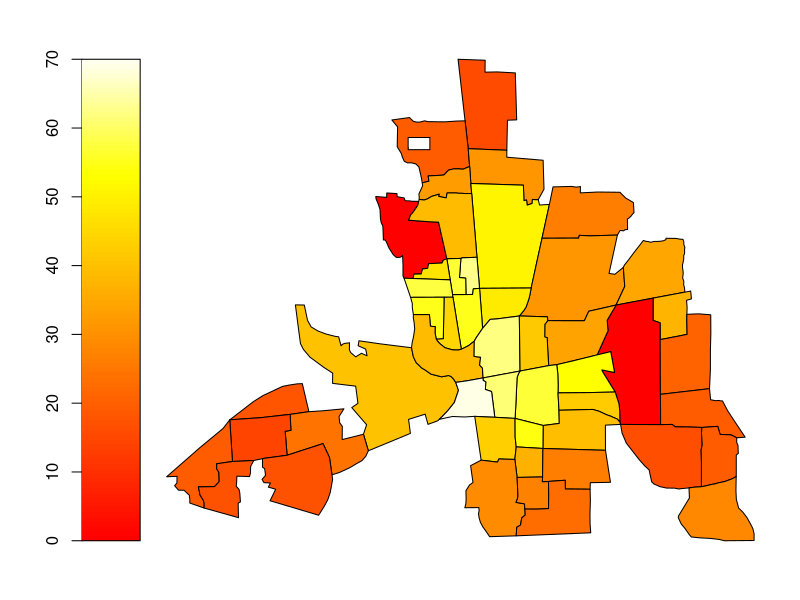
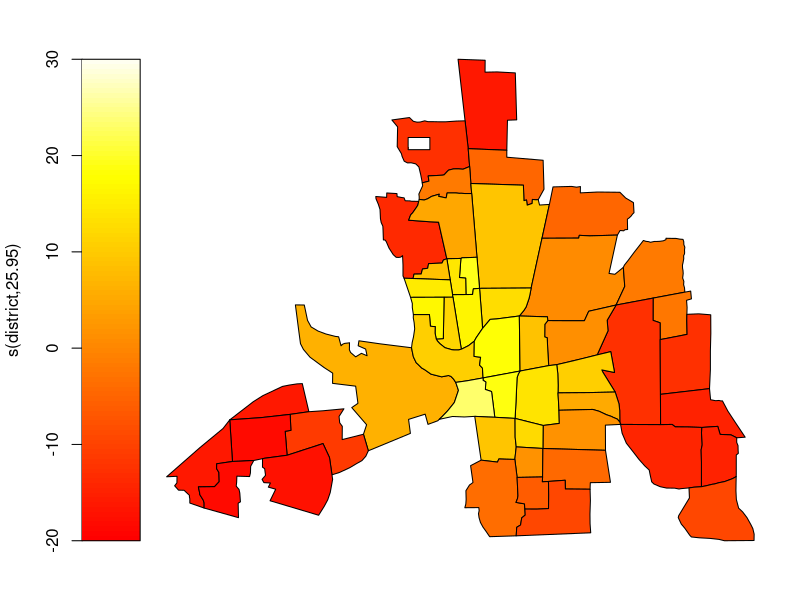
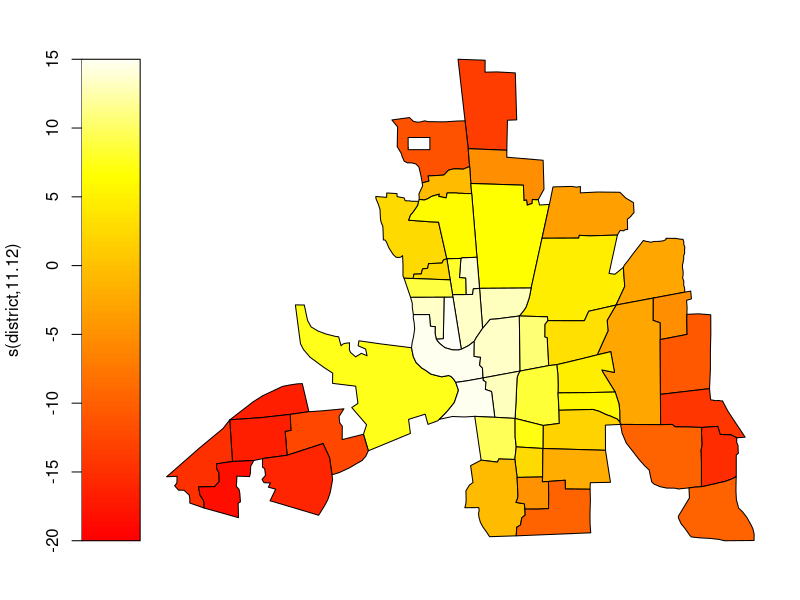
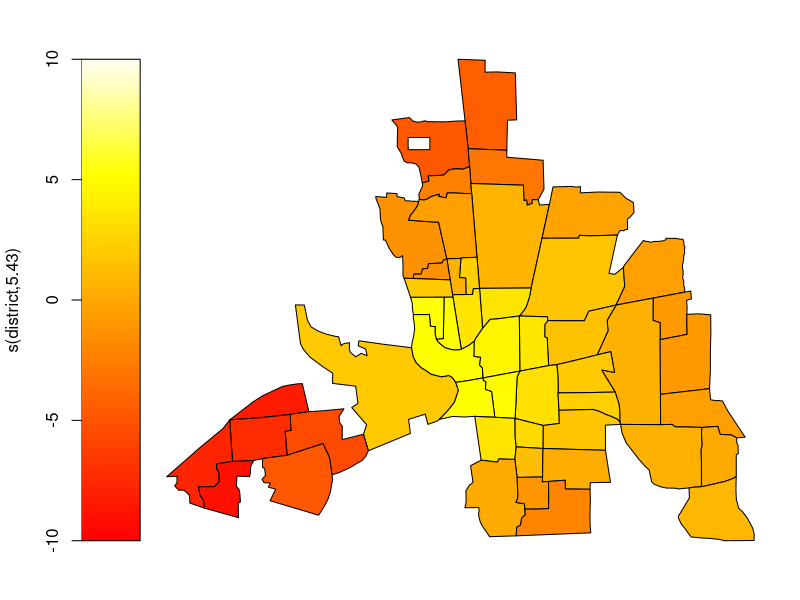
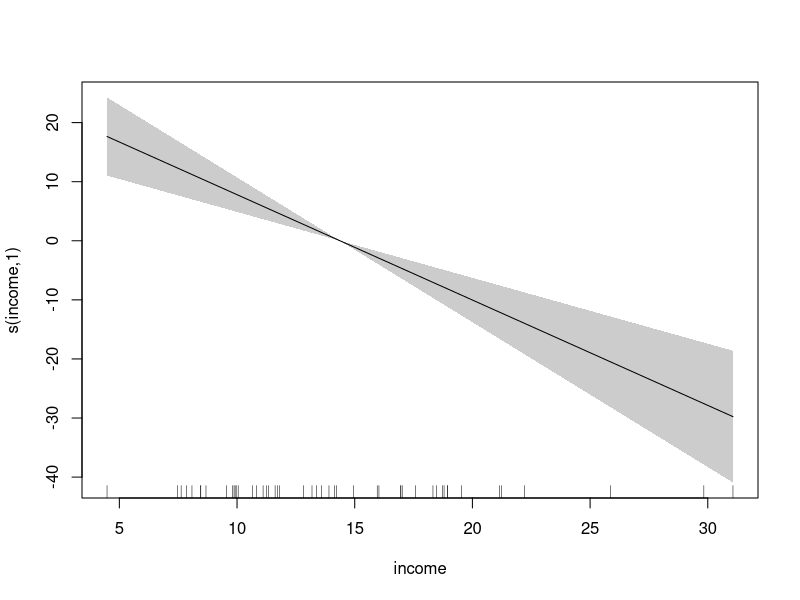
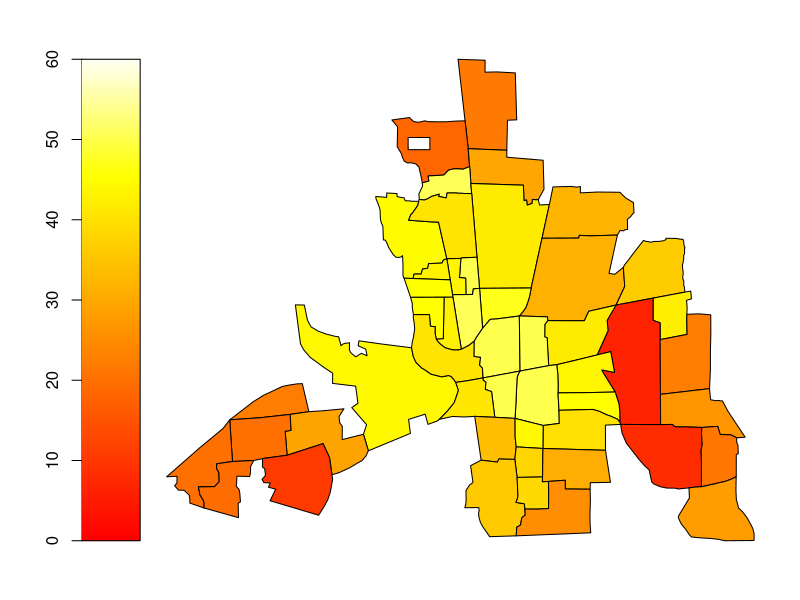

Here is the R script that generated these plots, in order:
rm(list=ls())
library(mgcv)
data(columb)
head(columb)
data(columb.polys) ## district shapes list
polys.plot(columb.polys,columb$crime)

xt <- list(polys=columb.polys) ## neighbourhood structure info for MRF
## First a full rank MRF...
b <- gam(crime ~ s(district,bs="mrf",xt=xt),data=columb,method="REML")
plot(b)
## Compare to reduced rank version...
b <- gam(crime ~ s(district,bs="mrf",k=20,xt=xt),data=columb,method="REML")
plot(b)
## An important covariate added...
b <- gam(crime ~ s(district,bs="mrf",k=20,xt=xt)+s(income),
         data=columb,method="REML")
plot(b,scheme=c(0,1))

## plot fitted values by district
par(mfrow=c(1,1))
fv <- fitted(b)
names(fv) <- as.character(columb$district)
polys.plot(columb.polys,fv)

